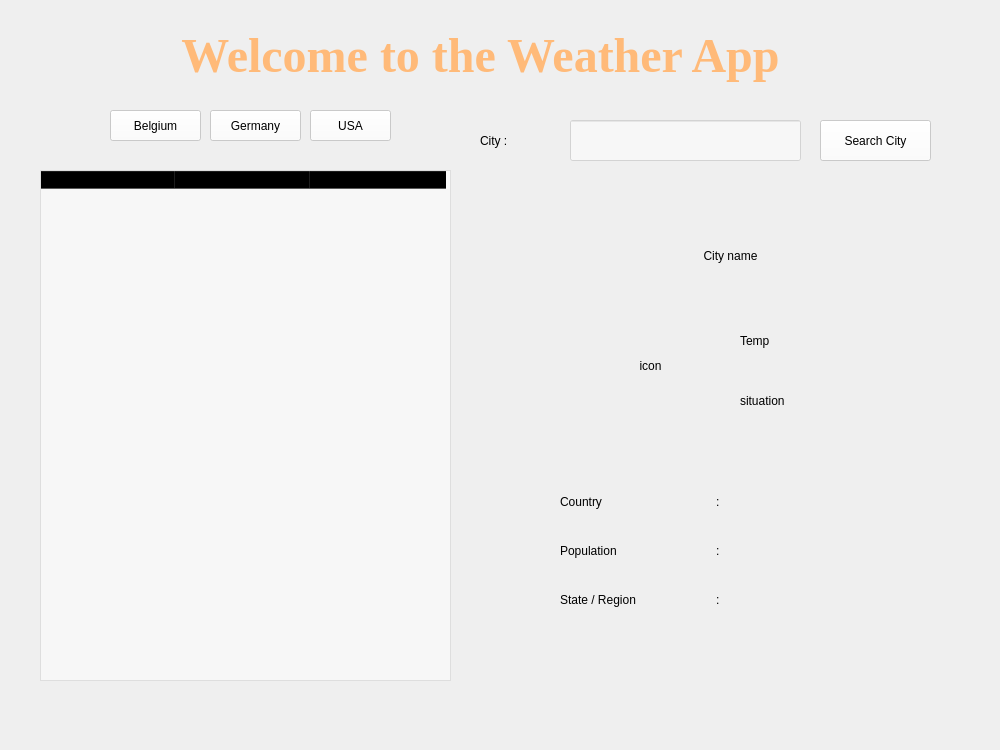
<?xml version="1.0" encoding="UTF-8"?>
<ui version="4.0">
 <class>MainWindow</class>
 <widget class="QMainWindow" name="MainWindow">
  <property name="geometry">
   <rect>
    <x>0</x>
    <y>0</y>
    <width>1000</width>
    <height>750</height>
   </rect>
  </property>
  <property name="minimumSize">
   <size>
    <width>1000</width>
    <height>750</height>
   </size>
  </property>
  <property name="maximumSize">
   <size>
    <width>1000</width>
    <height>750</height>
   </size>
  </property>
  <property name="focusPolicy">
   <enum>Qt::StrongFocus</enum>
  </property>
  <property name="windowTitle">
   <string>Weather App</string>
  </property>
  <property name="windowIcon">
   <iconset>
    <normaloff>:/newPrefix/weather.png</normaloff>:/newPrefix/weather.png</iconset>
  </property>
  <property name="styleSheet">
   <string notr="true">#centralwidget{\n&quot;
&quot;border-image: url(:/newPrefix/Screenshot 2023-03-28 at 15.32.16.png) 0 0 0 0 stretch stretch;\n&quot;
&quot;border-width: 0px;
}
</string>
  </property>
  <widget class="QWidget" name="centralwidget">
   <widget class="QPushButton" name="main_btn_search">
    <property name="geometry">
     <rect>
      <x>820</x>
      <y>120</y>
      <width>111</width>
      <height>41</height>
     </rect>
    </property>
    <property name="styleSheet">
     <string notr="true">font: 75 18pt &quot;Times New Roman&quot;;

  background-color: rgba(255,255,255,0.7);
</string>
    </property>
    <property name="text">
     <string>Search City</string>
    </property>
   </widget>
   <widget class="QLabel" name="main_lbl_mainheading">
    <property name="geometry">
     <rect>
      <x>80</x>
      <y>20</y>
      <width>801</width>
      <height>71</height>
     </rect>
    </property>
    <property name="font">
     <font>
      <family>Times New Roman</family>
      <pointsize>36</pointsize>
      <weight>75</weight>
      <bold>true</bold>
     </font>
    </property>
    <property name="styleSheet">
     <string notr="true">color: rgb(255, 186, 121);</string>
    </property>
    <property name="text">
     <string>Welcome to the Weather App</string>
    </property>
    <property name="alignment">
     <set>Qt::AlignCenter</set>
    </property>
   </widget>
   <widget class="QLabel" name="main_lbl_headingcity">
    <property name="geometry">
     <rect>
      <x>480</x>
      <y>120</y>
      <width>81</width>
      <height>41</height>
     </rect>
    </property>
    <property name="styleSheet">
     <string notr="true">font: 75 24pt &quot;Times New Roman&quot;;</string>
    </property>
    <property name="text">
     <string>City :</string>
    </property>
   </widget>
   <widget class="QLabel" name="main_lbl_showcityname">
    <property name="geometry">
     <rect>
      <x>490</x>
      <y>220</y>
      <width>481</width>
      <height>71</height>
     </rect>
    </property>
    <property name="styleSheet">
     <string notr="true">font: 75 48pt &quot;Times New Roman&quot;;</string>
    </property>
    <property name="frameShape">
     <enum>QFrame::NoFrame</enum>
    </property>
    <property name="frameShadow">
     <enum>QFrame::Plain</enum>
    </property>
    <property name="text">
     <string>City name</string>
    </property>
    <property name="alignment">
     <set>Qt::AlignCenter</set>
    </property>
   </widget>
   <widget class="QLabel" name="main_lbl_showweathericon">
    <property name="geometry">
     <rect>
      <x>560</x>
      <y>300</y>
      <width>181</width>
      <height>131</height>
     </rect>
    </property>
    <property name="maximumSize">
     <size>
      <width>16777208</width>
      <height>16777215</height>
     </size>
    </property>
    <property name="styleSheet">
     <string notr="true">font: 75 56pt &quot;Times New Roman&quot;;</string>
    </property>
    <property name="frameShape">
     <enum>QFrame::NoFrame</enum>
    </property>
    <property name="frameShadow">
     <enum>QFrame::Plain</enum>
    </property>
    <property name="text">
     <string>icon</string>
    </property>
    <property name="alignment">
     <set>Qt::AlignCenter</set>
    </property>
   </widget>
   <widget class="QLabel" name="main_lbl_showtemperature">
    <property name="geometry">
     <rect>
      <x>740</x>
      <y>310</y>
      <width>191</width>
      <height>61</height>
     </rect>
    </property>
    <property name="styleSheet">
     <string notr="true">font: 75 28pt &quot;Times New Roman&quot;;</string>
    </property>
    <property name="frameShape">
     <enum>QFrame::NoFrame</enum>
    </property>
    <property name="frameShadow">
     <enum>QFrame::Plain</enum>
    </property>
    <property name="text">
     <string>Temp</string>
    </property>
   </widget>
   <widget class="QWidget" name="gridLayoutWidget">
    <property name="geometry">
     <rect>
      <x>560</x>
      <y>480</y>
      <width>411</width>
      <height>141</height>
     </rect>
    </property>
    <layout class="QGridLayout" name="gridLayout">
     <item row="2" column="1">
      <widget class="QLabel" name="label_2">
       <property name="maximumSize">
        <size>
         <width>55</width>
         <height>16777215</height>
        </size>
       </property>
       <property name="styleSheet">
        <string notr="true">font: 75 18pt &quot;Times New Roman&quot;;</string>
       </property>
       <property name="text">
        <string>:</string>
       </property>
      </widget>
     </item>
     <item row="1" column="0">
      <widget class="QLabel" name="main_lbl_headingpopulation">
       <property name="styleSheet">
        <string notr="true">font: 75 18pt &quot;Times New Roman&quot;;</string>
       </property>
       <property name="text">
        <string>Population</string>
       </property>
      </widget>
     </item>
     <item row="1" column="1">
      <widget class="QLabel" name="label">
       <property name="maximumSize">
        <size>
         <width>55</width>
         <height>1000</height>
        </size>
       </property>
       <property name="styleSheet">
        <string notr="true">font: 75 18pt &quot;Times New Roman&quot;;</string>
       </property>
       <property name="text">
        <string>:</string>
       </property>
      </widget>
     </item>
     <item row="2" column="0">
      <widget class="QLabel" name="main_lbl_headingstate">
       <property name="maximumSize">
        <size>
         <width>150</width>
         <height>16777215</height>
        </size>
       </property>
       <property name="styleSheet">
        <string notr="true">font: 75 18pt &quot;Times New Roman&quot;;</string>
       </property>
       <property name="text">
        <string>State / Region</string>
       </property>
      </widget>
     </item>
     <item row="1" column="2">
      <widget class="QLabel" name="main_lbl_showpopulation">
       <property name="styleSheet">
        <string notr="true">font: 75 18pt &quot;Times New Roman&quot;;</string>
       </property>
       <property name="text">
        <string/>
       </property>
      </widget>
     </item>
     <item row="0" column="0">
      <widget class="QLabel" name="main_lbl_headingcountry">
       <property name="styleSheet">
        <string notr="true">font: 75 18pt &quot;Times New Roman&quot;;</string>
       </property>
       <property name="text">
        <string>Country</string>
       </property>
      </widget>
     </item>
     <item row="0" column="1">
      <widget class="QLabel" name="label_3">
       <property name="minimumSize">
        <size>
         <width>21</width>
         <height>23</height>
        </size>
       </property>
       <property name="maximumSize">
        <size>
         <width>55</width>
         <height>1000</height>
        </size>
       </property>
       <property name="styleSheet">
        <string notr="true">font: 75 18pt &quot;Times New Roman&quot;;</string>
       </property>
       <property name="text">
        <string>:</string>
       </property>
      </widget>
     </item>
     <item row="0" column="2">
      <widget class="QLabel" name="main_lbl_showcountry">
       <property name="styleSheet">
        <string notr="true">font: 75 18pt &quot;Times New Roman&quot;;</string>
       </property>
       <property name="text">
        <string/>
       </property>
      </widget>
     </item>
     <item row="2" column="2">
      <widget class="QLabel" name="main_lbl_showstate">
       <property name="styleSheet">
        <string notr="true">font: 75 18pt &quot;Times New Roman&quot;;</string>
       </property>
       <property name="text">
        <string/>
       </property>
      </widget>
     </item>
    </layout>
   </widget>
   <widget class="QPushButton" name="main_btn_exit">
    <property name="geometry">
     <rect>
      <x>720</x>
      <y>640</y>
      <width>71</width>
      <height>61</height>
     </rect>
    </property>
    <property name="styleSheet">
     <string notr="true">font: 75 18pt &quot;Times New Roman&quot;;</string>
    </property>
    <property name="text">
     <string/>
    </property>
    <property name="icon">
     <iconset resource="test.qrc">
      <normaloff>:/newPrefix/log-out.png</normaloff>:/newPrefix/log-out.png</iconset>
    </property>
    <property name="iconSize">
     <size>
      <width>50</width>
      <height>50</height>
     </size>
    </property>
    <property name="flat">
     <bool>true</bool>
    </property>
   </widget>
   <widget class="QTableWidget" name="main_tbl_cities">
    <property name="geometry">
     <rect>
      <x>40</x>
      <y>170</y>
      <width>411</width>
      <height>511</height>
     </rect>
    </property>
    <property name="focusPolicy">
     <enum>Qt::StrongFocus</enum>
    </property>
    <property name="autoFillBackground">
     <bool>false</bool>
    </property>
    <property name="styleSheet">
     <string notr="true">
background-color: rgba(255,255,255,0.5);

selection-background-color: rgba(255,255,255,0.2);

</string>
    </property>
    <property name="selectionBehavior">
     <enum>QAbstractItemView::SelectRows</enum>
    </property>
    <attribute name="horizontalHeaderVisible">
     <bool>true</bool>
    </attribute>
    <attribute name="horizontalHeaderCascadingSectionResizes">
     <bool>false</bool>
    </attribute>
    <attribute name="horizontalHeaderMinimumSectionSize">
     <number>27</number>
    </attribute>
    <attribute name="horizontalHeaderDefaultSectionSize">
     <number>135</number>
    </attribute>
    <attribute name="horizontalHeaderHighlightSections">
     <bool>true</bool>
    </attribute>
    <attribute name="verticalHeaderVisible">
     <bool>false</bool>
    </attribute>
    <column>
     <property name="text">
      <string>City</string>
     </property>
    </column>
    <column>
     <property name="text">
      <string>Region/State</string>
     </property>
    </column>
    <column>
     <property name="text">
      <string>Population</string>
     </property>
    </column>
   </widget>
   <widget class="QLineEdit" name="main_linedit_city">
    <property name="geometry">
     <rect>
      <x>570</x>
      <y>120</y>
      <width>231</width>
      <height>41</height>
     </rect>
    </property>
    <property name="styleSheet">
     <string notr="true">font: 18pt &quot;Times New Roman&quot;;
  background-color: rgba(255,255,255,0.5);
</string>
    </property>
   </widget>
   <widget class="QPushButton" name="main_btn_usa">
    <property name="geometry">
     <rect>
      <x>310</x>
      <y>110</y>
      <width>81</width>
      <height>31</height>
     </rect>
    </property>
    <property name="styleSheet">
     <string notr="true">font: 75 18pt &quot;Times New Roman&quot;;

  background-color: rgba(255,255,255,0.7);
</string>
    </property>
    <property name="text">
     <string>USA</string>
    </property>
   </widget>
   <widget class="QPushButton" name="main_btn_belgium">
    <property name="geometry">
     <rect>
      <x>110</x>
      <y>110</y>
      <width>91</width>
      <height>31</height>
     </rect>
    </property>
    <property name="styleSheet">
     <string notr="true">font: 75 18pt &quot;Times New Roman&quot;;

background-color: rgba(255,255,255,0.7);
</string>
    </property>
    <property name="text">
     <string>Belgium</string>
    </property>
   </widget>
   <widget class="QPushButton" name="main_btn_germany">
    <property name="geometry">
     <rect>
      <x>210</x>
      <y>110</y>
      <width>91</width>
      <height>31</height>
     </rect>
    </property>
    <property name="styleSheet">
     <string notr="true">font: 75 18pt &quot;Times New Roman&quot;;

  background-color: rgba(255,255,255,0.7);
</string>
    </property>
    <property name="text">
     <string>Germany</string>
    </property>
   </widget>
   <widget class="QLabel" name="main_lbl_showweathersituation">
    <property name="geometry">
     <rect>
      <x>740</x>
      <y>370</y>
      <width>201</width>
      <height>61</height>
     </rect>
    </property>
    <property name="styleSheet">
     <string notr="true">font: 75 28pt &quot;Times New Roman&quot;;</string>
    </property>
    <property name="frameShape">
     <enum>QFrame::NoFrame</enum>
    </property>
    <property name="frameShadow">
     <enum>QFrame::Plain</enum>
    </property>
    <property name="text">
     <string>situation</string>
    </property>
   </widget>
   <widget class="QPushButton" name="main_btn_info">
    <property name="enabled">
     <bool>true</bool>
    </property>
    <property name="geometry">
     <rect>
      <x>900</x>
      <y>20</y>
      <width>71</width>
      <height>61</height>
     </rect>
    </property>
    <property name="focusPolicy">
     <enum>Qt::NoFocus</enum>
    </property>
    <property name="styleSheet">
     <string notr="true">font: 75 18pt &quot;Times New Roman&quot;;</string>
    </property>
    <property name="text">
     <string/>
    </property>
    <property name="icon">
     <iconset resource="test.qrc">
      <normaloff>:/newPrefix/information.png</normaloff>:/newPrefix/information.png</iconset>
    </property>
    <property name="iconSize">
     <size>
      <width>50</width>
      <height>50</height>
     </size>
    </property>
    <property name="flat">
     <bool>true</bool>
    </property>
   </widget>
   <widget class="QLabel" name="main_lbl_searchwarning">
    <property name="geometry">
     <rect>
      <x>550</x>
      <y>180</y>
      <width>271</width>
      <height>31</height>
     </rect>
    </property>
    <property name="font">
     <font>
      <family>Times New Roman</family>
      <pointsize>24</pointsize>
      <weight>9</weight>
      <italic>false</italic>
      <bold>false</bold>
     </font>
    </property>
    <property name="styleSheet">
     <string notr="true">color: rgb(255, 186, 121);
font: 75 24pt &quot;Times New Roman&quot;;</string>
    </property>
    <property name="text">
     <string/>
    </property>
    <property name="alignment">
     <set>Qt::AlignCenter</set>
    </property>
   </widget>
   <widget class="QLabel" name="main_lbl_gif">
    <property name="geometry">
     <rect>
      <x>0</x>
      <y>0</y>
      <width>1001</width>
      <height>731</height>
     </rect>
    </property>
    <property name="styleSheet">
     <string notr="true"/>
    </property>
    <property name="text">
     <string/>
    </property>
   </widget>
   <zorder>main_lbl_gif</zorder>
   <zorder>main_btn_search</zorder>
   <zorder>main_lbl_mainheading</zorder>
   <zorder>main_lbl_headingcity</zorder>
   <zorder>main_lbl_showcityname</zorder>
   <zorder>main_lbl_showweathericon</zorder>
   <zorder>main_lbl_showtemperature</zorder>
   <zorder>gridLayoutWidget</zorder>
   <zorder>main_btn_exit</zorder>
   <zorder>main_tbl_cities</zorder>
   <zorder>main_linedit_city</zorder>
   <zorder>main_btn_usa</zorder>
   <zorder>main_btn_belgium</zorder>
   <zorder>main_btn_germany</zorder>
   <zorder>main_lbl_showweathersituation</zorder>
   <zorder>main_btn_info</zorder>
   <zorder>main_lbl_searchwarning</zorder>
  </widget>
 </widget>
 <resources>
  <include location="test.qrc"/>
 </resources>
 <connections/>
</ui>
